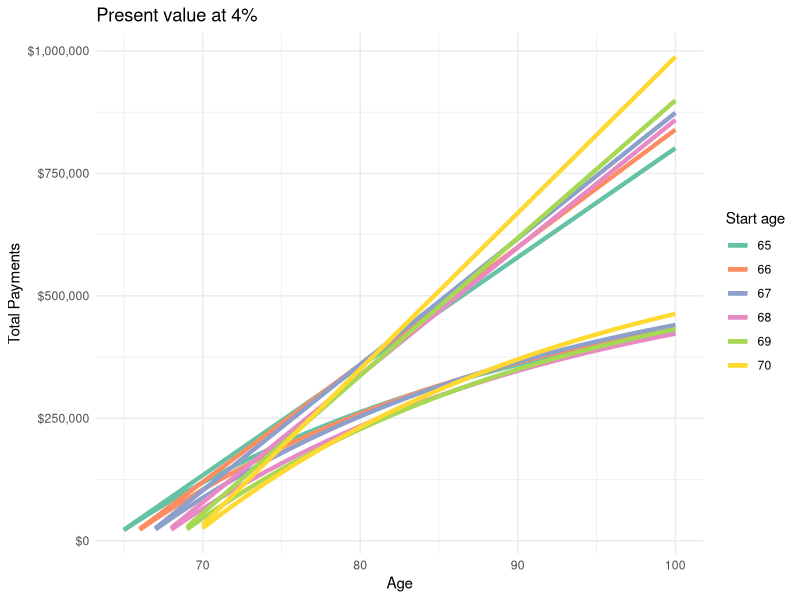
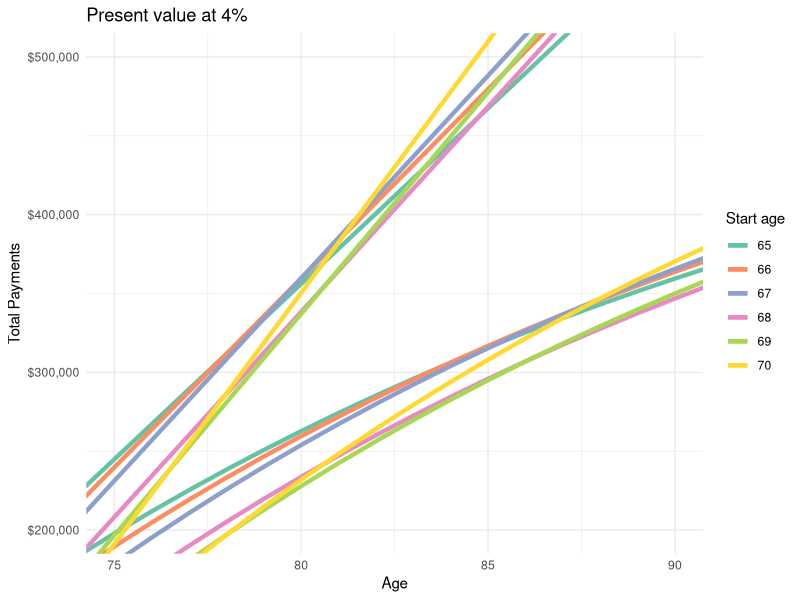
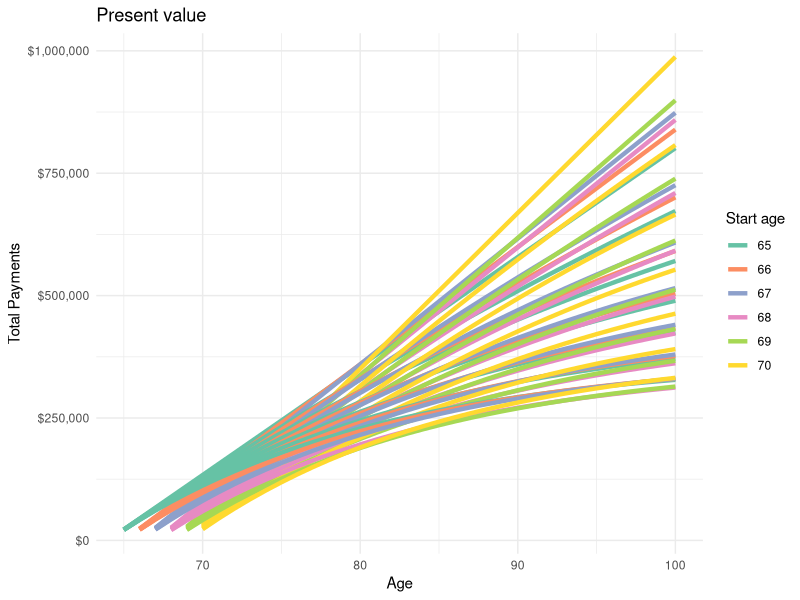
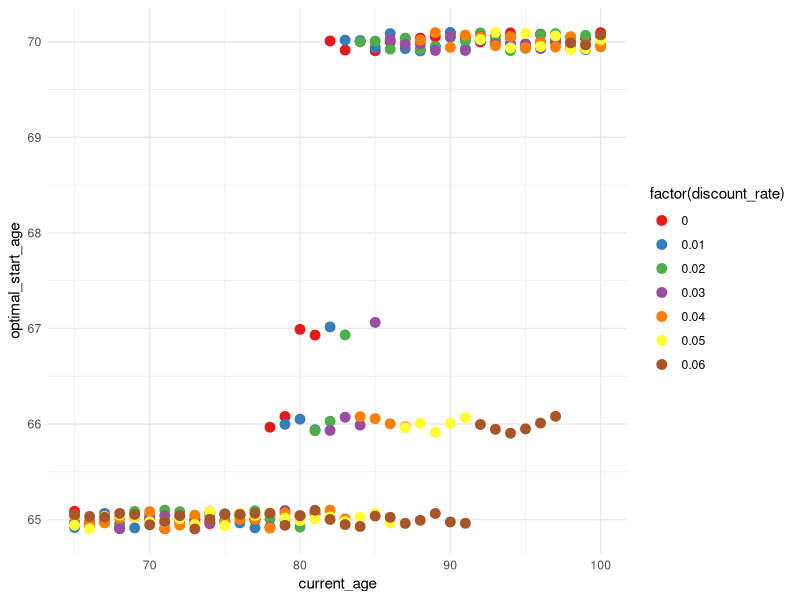
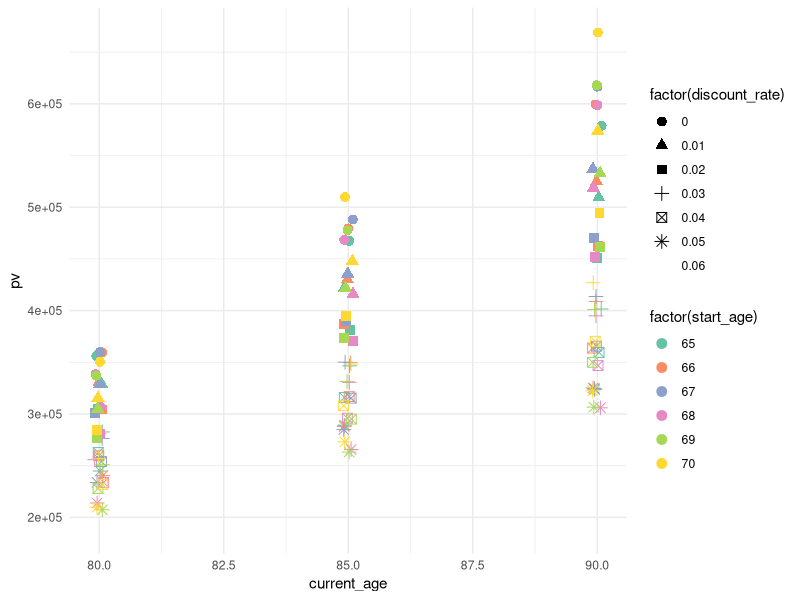

The R script that drew these images, in order:
library(tidyverse)
library(patchwork)

options = tribble(
  ~age, ~amount,
  65, 1855,
  66, 1998,
  67, 2141,
  68, 2169,
  69, 2341,
  70, 2655,
)

time_value_of_money = 0.04
base_age = 65

results <- expand_grid(
  start_age = options$age,
  current_age = 65:100
) |>
  left_join(options, by = c("start_age" = "age")) |>
  filter(current_age >= start_age) |> 
  mutate(
    months = (current_age - start_age + 1) * 12,
    total_payments = months * amount
  ) |>
  rowwise() |>
  mutate(
    present_value = sum(amount / (1 + time_value_of_money/12)^(((start_age - 65)*12 + 1:months)))
  ) |>
  ungroup()

theme_set(theme_minimal())

(p=ggplot(results, aes(current_age, present_value, color=factor(start_age), group=start_age)) +
  geom_line(linewidth=1.5) +
  geom_line(aes(y=total_payments), linewidth=1.5)+
  scale_color_brewer('Start age', palette='Set2') +
  scale_y_continuous(labels=scales::dollar_format()) +
  labs(x='Age', y='Total Payments', 
       title=str_glue('Present value at {time_value_of_money*100}%')))

p + coord_cartesian(xlim=c(75, 90), ylim=c(200000, 500000))+
  scale_x_continuous(breaks = c(75, 80, 85, 90))

wide_results <- results |>
  select(start_age, current_age, total_payments, present_value) |>
  rename(fv = total_payments, pv = present_value) |>
  pivot_wider(
    id_cols = current_age,
    names_from = start_age,
    values_from = c(fv, pv)
  ) |>
  rename(age = current_age)

# Comparison across discount rates
discount_rates <- c(0.00, 0.01, 0.02, 0.03, 0.04, 0.05, 0.06)

results_comparison <- expand_grid(
  start_age = options$age,
  current_age = 65:100,
  discount_rate = discount_rates
) |>
  left_join(options, by = c("start_age" = "age")) |>
  filter(current_age >= start_age) |>
  mutate(
    months = (current_age - start_age + 1) * 12,
    fv = months * amount
  ) |>
  rowwise() |>
  mutate(
    pv = sum(amount / (1 + discount_rate/12)^(((start_age - 65)*12 + 1:months)))
  ) |>
  ungroup()

ggplot(results_comparison, 
       aes(current_age, pv, color=factor(start_age), 
           group=interaction(start_age, discount_rate)
           #linetype=factor(discount_rate)
           )
       ) +
  geom_line(linewidth=1.5) +
  scale_color_brewer('Start age', palette='Set2') +
  scale_y_continuous(labels=scales::dollar_format()) +
  labs(x='Age', y='Total Payments', title='Present value')

# Analysis: Find optimal start age for each age and discount rate
optimal_strategy <- results_comparison |>
  group_by(current_age, discount_rate) |>
  slice_max(pv, n = 1) |>
  ungroup() |>
  select(current_age, discount_rate, optimal_start_age = start_age, max_pv = pv)

ggplot(optimal_strategy, aes(current_age, optimal_start_age, color=factor(discount_rate))) +
  geom_point(position=position_jitter(width=0, height=0.1), size=3) +
  scale_color_brewer(palette='Set1')

# Summary at key ages
key_ages_summary <- results_comparison |>
  filter(current_age %in% c(80, 85, 90)) |>
  select(current_age, discount_rate, start_age, pv) |>
  group_by(current_age, discount_rate) |>
  mutate(
    rank = rank(-pv),
    is_best = rank == 1
  ) |>
  ungroup()

ggplot(key_ages_summary, aes(current_age, pv, 
                             color=factor(start_age), shape=factor(discount_rate))) +
  geom_point(position=position_jitter(height=0, width=0.1), size=3) +
  scale_color_brewer(palette='Set2')

# Wide format for easy comparison at key ages
key_ages_wide <- key_ages_summary |>
  select(current_age, discount_rate, start_age, pv) |>
  pivot_wider(
    id_cols = c(current_age, discount_rate),
    names_from = start_age,
    names_prefix = "start_",
    values_from = pv
  )
